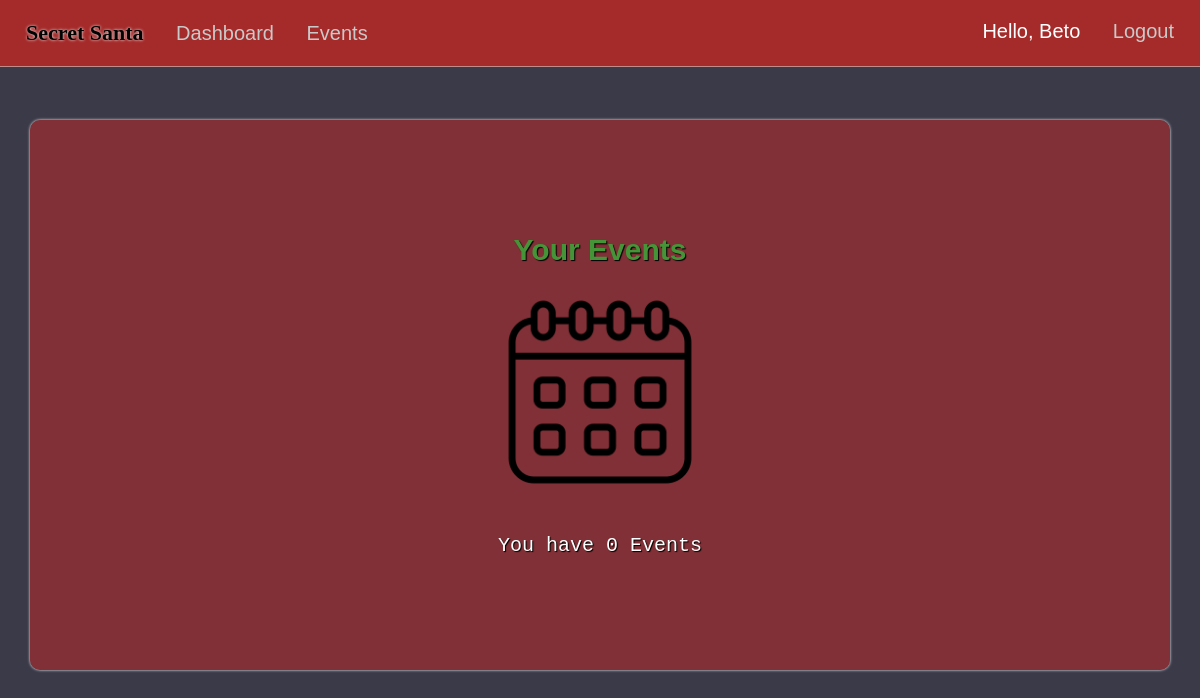
Before: /dashboard (signed in) with the older database file.
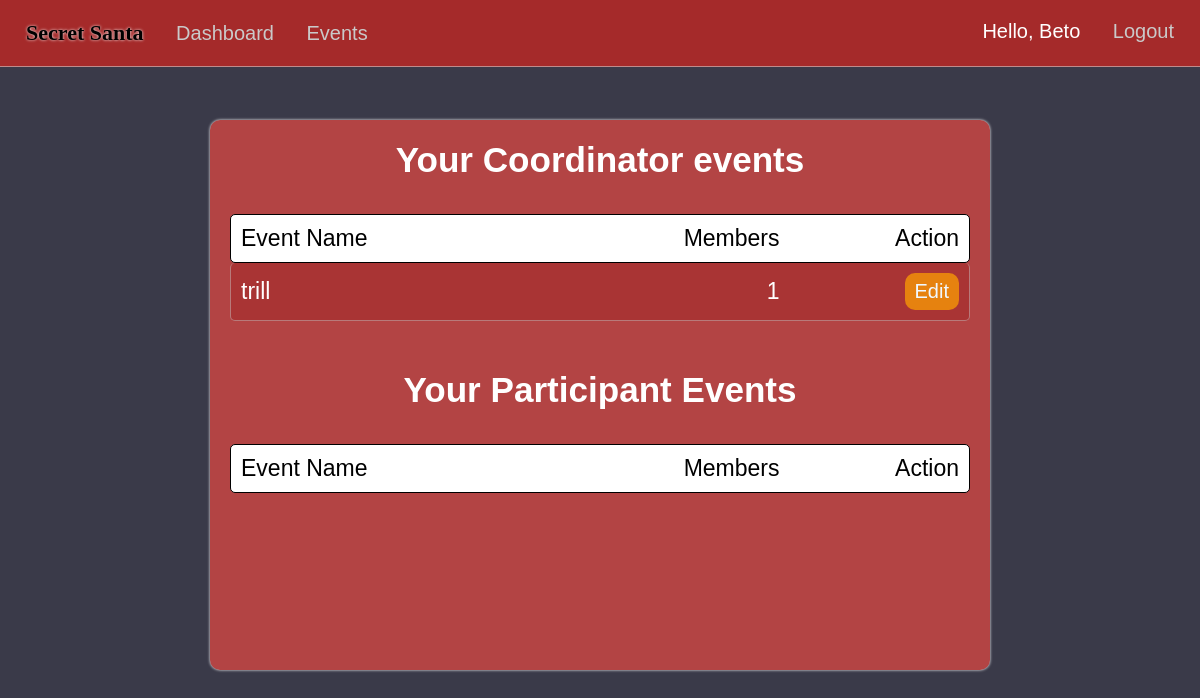
After: the same page with the newer database file.
### market/models.py (models this page shows, shortened)
class EventMembers(db.Model):
    id = db.Column(db.Integer(), primary_key=True)
    event_id = db.Column(db.Integer(), db.ForeignKey('event.event_id'), nullable=False)
    user_id = db.Column(db.Integer(), db.ForeignKey('user.id'), nullable=False)
    status = db.Column(db.String(20))
    user = db.relationship('User', backref='event_members', overlaps="attendees")

class Event(db.Model):
    event_id = db.Column(db.Integer(), primary_key=True)
    coordinator_id = db.Column(db.Integer(), db.ForeignKey('user.id'), nullable=False)
    event_name = db.Column(db.String(length=75), nullable=False, unique=True)
    event_date = db.Column(db.Date())
    attendees = db.relationship('EventMembers', backref='attended_events', lazy=True)

### market/routes.py (the view)
@app.route("/dashboard")
@login_required
def dashboard_page():
    user_events=EventMembers.query.filter_by(user_id=current_user.id,status='member').all()
    return render_template('dashboard.html',user_events=user_events)

### market/models.py (called while the page is built)
@login_manager.user_loader
def load_user(user_id):
    return User.query.get(int(user_id))

### market/templates/dashboard.html (shortened to what this page needs)
{% extends 'base.html' %}
{% block style %}
<link rel= "stylesheet" type= "text/css" href= "{{ url_for('static',filename='styles/dashboard.css') }}">
{% endblock %}
{% block content %}
<center>
{% if user_events %}
  <div class="content-container">
  <div class="event-filled">
    <h3>Your Coordinator events</h3><br/>
    <div class="info-titles">
      <div class="event-info-interior">
        <p>Event Name</p>
        <p>Members</p>
      </div>
      <p>Action</p>
    </div>
  {% for event in user_events %}
    {% if event.attended_events.coordinator_id == current_user.id %}
      <div class="event-info">
        <div class="event-info-interior">
        <p>{{ event.attended_events.event_name }}</p>
        <p> {{ event.attended_events.attendees|length }}</p>
        </div>
        <a href="{{ url_for('event_info', event_id=event.event_id) }}"><button class="edit-btn">Edit</button></a>
      </div>
    {% endif %}
  {% endfor %}
  <br/>
  <h3 class="dash-title">Your Participant Events</h3><br/>
  <div class="info-titles">
    <div class="event-info-interior">
      <p>Event Name</p>
      <p>Members</p>
    </div>
    <p>Action</p>
  </div>
  </div>
  </div>
  {% else %}
  <div class="all-content-flex">
    <div class="current-container">
      <center>
        <b>Your Events</b>
        <br>
        <img src="{{ url_for('static',filename='images/calendar.png') }}" height="250px">
        <br>
        <span class="event-num">You have 0 Events</span>
      </center>
    </div>
  </div>
  {% endif%}
</center>
{% endblock %}

Changed rows visible on the page:
now on this page (row edited): EventMembers: attended_events.event_name "trill", attended_events.attendees|length "1"
Other visible differences:
text no longer shown: "Your Events You have 0 Events"
text now shown: "Your Coordinator events Event Name Members Action Your Participant Events Event Name Members Action"
